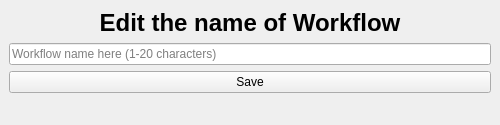
<?xml version="1.0" encoding="UTF-8"?>
<ui version="4.0">
 <class>MainWindow</class>
 <widget class="QMainWindow" name="MainWindow">
  <property name="geometry">
   <rect>
    <x>0</x>
    <y>0</y>
    <width>500</width>
    <height>125</height>
   </rect>
  </property>
  <property name="minimumSize">
   <size>
    <width>500</width>
    <height>125</height>
   </size>
  </property>
  <property name="maximumSize">
   <size>
    <width>500</width>
    <height>125</height>
   </size>
  </property>
  <property name="windowTitle">
   <string>MainWindow</string>
  </property>
  <widget class="QWidget" name="MainThing">
   <property name="maximumSize">
    <size>
     <width>16777215</width>
     <height>16777215</height>
    </size>
   </property>
   <layout class="QGridLayout" name="gridLayout">
    <item row="0" column="0" colspan="2">
     <widget class="QLabel" name="instructionsText">
      <property name="maximumSize">
       <size>
        <width>16777215</width>
        <height>50</height>
       </size>
      </property>
      <property name="text">
       <string>&lt;html&gt;&lt;head/&gt;&lt;body&gt;&lt;p align=&quot;center&quot;&gt;&lt;span style=&quot; font-size:18pt; font-weight:700;&quot;&gt;Edit the name of Workflow&lt;/span&gt;&lt;/p&gt;&lt;/body&gt;&lt;/html&gt;</string>
      </property>
     </widget>
    </item>
    <item row="1" column="0" colspan="2">
     <widget class="QLineEdit" name="workflowNameInput">
      <property name="text">
       <string/>
      </property>
      <property name="maxLength">
       <number>15</number>
      </property>
      <property name="placeholderText">
       <string>Workflow name here (1-20 characters)</string>
      </property>
     </widget>
    </item>
    <item row="3" column="0" colspan="2">
     <spacer name="verticalSpacer">
      <property name="orientation">
       <enum>Qt::Orientation::Vertical</enum>
      </property>
      <property name="sizeHint" stdset="0">
       <size>
        <width>20</width>
        <height>40</height>
       </size>
      </property>
     </spacer>
    </item>
    <item row="2" column="0" colspan="2">
     <widget class="QPushButton" name="saveButton">
      <property name="text">
       <string>Save</string>
      </property>
     </widget>
    </item>
   </layout>
  </widget>
 </widget>
 <resources/>
 <connections/>
</ui>
